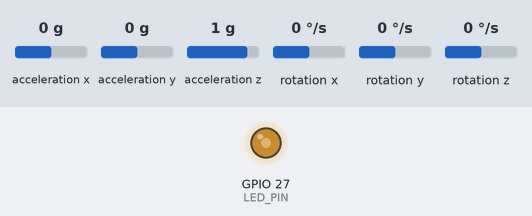
The program below on a simulated ESP32. On the bench: output pins drawn as LEDs (lit = HIGH). The test bench sets the inputs (shaded band); at power-on: acceleration z 1 g, acceleration x 0 g, acceleration y 0 g, rotation x 0 °/s, rotation y 0 °/s, rotation z 0 °/s. What the program prints to the serial monitor is not drawn.

Above: at 1.2 s.
1.3 s: acceleration z set to 0 g
Timing chart, 0 to 10.3 s (numbered marks = the images above; inputs shaded):
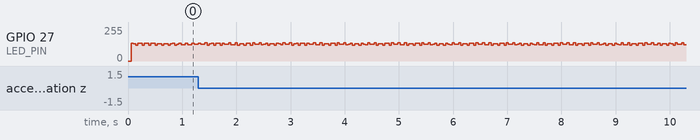

The program:

main.cpp
```cpp
#include "I2Cdev.h"
#include "MPU6050.h"

// Arduino Wire library is required if I2Cdev I2CDEV_ARDUINO_WIRE implementation
// is used in I2Cdev.h
#if I2CDEV_IMPLEMENTATION == I2CDEV_ARDUINO_WIRE

#include "Wire.h"

#endif

// class default I2C address is 0x68
// specific I2C addresses may be passed as a parameter here
// AD0 low = 0x68 (default for InvenSense evaluation board)
// AD0 high = 0x69
MPU6050 accelgyro;
//MPU6050 accelgyro(0x69); // <-- use for AD0 high

int16_t ax, ay, az;
int16_t gx, gy, gz;

// uncomment "OUTPUT_READABLE_ACCELGYRO" if you want to see a tab-separated
// list of the accel X/Y/Z and then gyro X/Y/Z values in decimal. Easy to read,
// not so easy to parse, and slow(er) over UART.
#define OUTPUT_READABLE_ACCELGYRO

// uncomment "OUTPUT_BINARY_ACCELGYRO" to send all 6 axes of data as 16-bit
// binary, one right after the other. This is very fast (as fast as possible
// without compression or data loss), and easy to parse, but impossible to read
// for a human.
//#define OUTPUT_BINARY_ACCELGYRO


#define LED_PIN 27
bool blinkState = false;

void setup()
{
    Wire.begin(32, 33);
    Wire.setClock(400000);

    // initialize serial communication
    // (38400 chosen because it works as well at 8MHz as it does at 16MHz, but
    // it's really up to you depending on your project)
    Serial.begin(115200);

    // initialize device
    Serial.println("Initializing I2C devices...");
    accelgyro.initialize();

    // verify connection
    Serial.println("Testing device connections...");
    Serial.println(accelgyro.testConnection() ? "MPU6050 connection successful" : "MPU6050 connection failed");

    // use the code below to change accel/gyro offset values
    /*
    Serial.println("Updating internal sensor offsets...");
    // -76  -2359   1688    0   0   0
    Serial.print(accelgyro.getXAccelOffset()); Serial.print("\t"); // -76
    Serial.print(accelgyro.getYAccelOffset()); Serial.print("\t"); // -2359
    Serial.print(accelgyro.getZAccelOffset()); Serial.print("\t"); // 1688
    Serial.print(accelgyro.getXGyroOffset()); Serial.print("\t"); // 0
    Serial.print(accelgyro.getYGyroOffset()); Serial.print("\t"); // 0
    Serial.print(accelgyro.getZGyroOffset()); Serial.print("\t"); // 0
    Serial.print("\n");
    accelgyro.setXGyroOffset(220);
    accelgyro.setYGyroOffset(76);
    accelgyro.setZGyroOffset(-85);
    Serial.print(accelgyro.getXAccelOffset()); Serial.print("\t"); // -76
    Serial.print(accelgyro.getYAccelOffset()); Serial.print("\t"); // -2359
    Serial.print(accelgyro.getZAccelOffset()); Serial.print("\t"); // 1688
    Serial.print(accelgyro.getXGyroOffset()); Serial.print("\t"); // 0
    Serial.print(accelgyro.getYGyroOffset()); Serial.print("\t"); // 0
    Serial.print(accelgyro.getZGyroOffset()); Serial.print("\t"); // 0
    Serial.print("\n");
    */
//
//    accelgyro.setXAccelOffset(0);
//    accelgyro.setYAccelOffset(0);
//    accelgyro.setZAccelOffset(0);
//    accelgyro.setXGyroOffset(0);
//    accelgyro.setYGyroOffset(-28);
//    accelgyro.setZGyroOffset(0);

    // configure Arduino LED pin for output
    pinMode(LED_PIN, OUTPUT);
}

void loop()
{
    // read raw accel/gyro measurements from device
    accelgyro.getMotion6(&ax, &ay, &az, &gx, &gy, &gz);

    // these methods (and a few others) are also available
    //accelgyro.getAcceleration(&ax, &ay, &az);
    //accelgyro.getRotation(&gx, &gy, &gz);

#ifdef OUTPUT_READABLE_ACCELGYRO
    // display tab-separated accel/gyro x/y/z values
    Serial.print("a/g:\t");
    Serial.print(ax);
    Serial.print("\t");
    Serial.print(ay);
    Serial.print("\t");
    Serial.print(az);
    Serial.print("\t");
    Serial.print(gx);
    Serial.print("\t");
    Serial.print(gy);
    Serial.print("\t");
    Serial.println(gz);
#endif

#ifdef OUTPUT_BINARY_ACCELGYRO
    Serial.write((uint8_t)(ax >> 8)); Serial.write((uint8_t)(ax & 0xFF));
        Serial.write((uint8_t)(ay >> 8)); Serial.write((uint8_t)(ay & 0xFF));
        Serial.write((uint8_t)(az >> 8)); Serial.write((uint8_t)(az & 0xFF));
        Serial.write((uint8_t)(gx >> 8)); Serial.write((uint8_t)(gx & 0xFF));
        Serial.write((uint8_t)(gy >> 8)); Serial.write((uint8_t)(gy & 0xFF));
        Serial.write((uint8_t)(gz >> 8)); Serial.write((uint8_t)(gz & 0xFF));
#endif

    // blink LED to indicate activity
    blinkState = !blinkState;
    digitalWrite(LED_PIN, blinkState);
}
```
